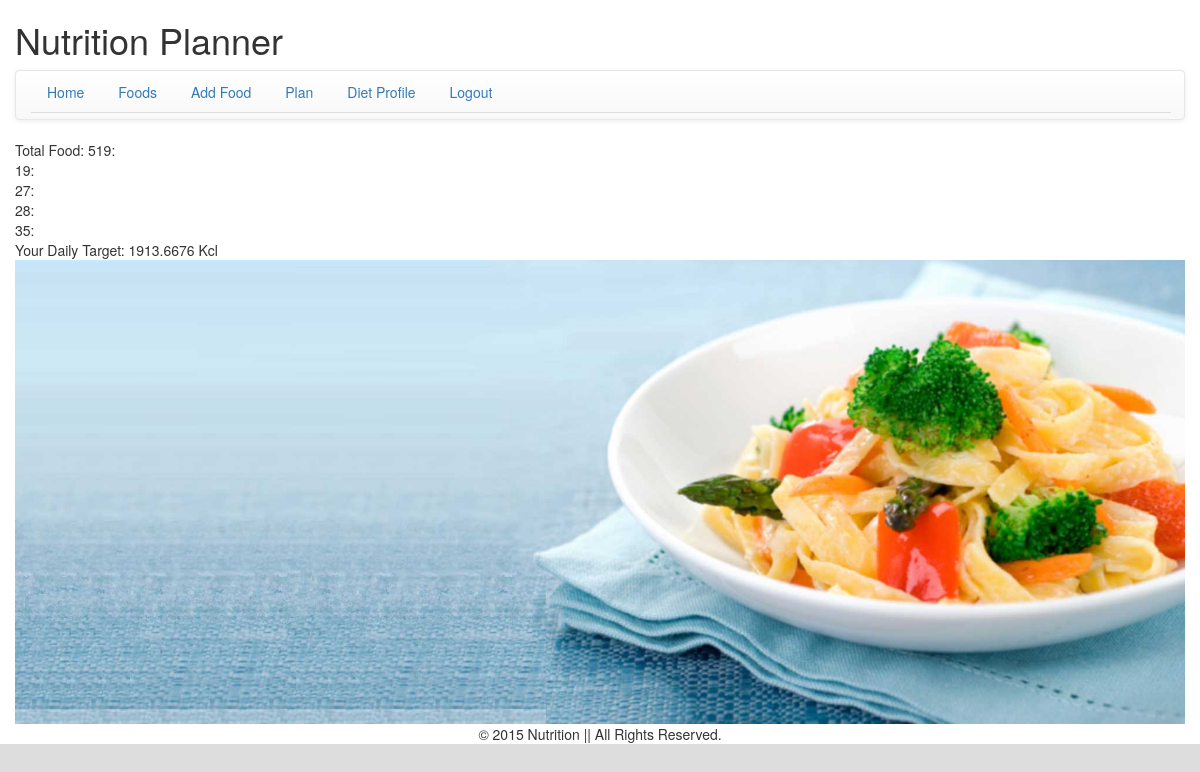
/generate_report.php (signed in), run on the app's committed database.
### tables this page shows
CREATE TABLE IF NOT EXISTS `user_profile` (
  `user_id` int(11) NOT NULL,
  `user_name` varchar(255) DEFAULT NULL,
  `gender` varchar(255) DEFAULT NULL,
  `age` varchar(255) DEFAULT NULL,
  `height` float DEFAULT NULL,
  `weight` float DEFAULT NULL,
  `bmr` varchar(255) DEFAULT NULL,
  `calory_need` varchar(255) DEFAULT NULL,
  `body_fat` varchar(255) DEFAULT NULL,
  `activity_level` varchar(255) DEFAULT NULL,
  `goal` varchar(255) DEFAULT NULL,
  `add_adhd` enum('0','1') NOT NULL DEFAULT '0',
  `adrenal_burnout` enum('0','1') NOT NULL DEFAULT '0',
  `anemia` enum('0','1') NOT NULL DEFAULT '0',
  `alzheimer` enum('0','1') NOT NULL DEFAULT '0',
  `arthritis` enum('0','1') NOT NULL DEFAULT '0',
  `autism` enum('0','1') NOT NULL DEFAULT '0',
  `autoimmune_thyroiditis` enum('0','1') NOT NULL DEFAULT '0',
  `depression` enum('0','1') NOT NULL DEFAULT '0',
  `diabetes` enum('0','1') NOT NULL DEFAULT '0',
  `digestive_problem` enum('0','1') NOT NULL DEFAULT '0',
  `eye_conditions` varchar(255) DEFAULT NULL,
  `high_cholesterol` varchar(255) DEFAULT NULL,
  `hypertension` enum('0','1') NOT NULL DEFAULT '0',
  `ibd_celiac_crohn_disease` enum('0','1') NOT NULL DEFAULT '0',
  `insomnia` enum('0','1') NOT NULL DEFAULT '0',
  `kidney_disorders` enum('0','1') NOT NULL DEFAULT '0',
  `liver_disorders` enum('0','1') NOT NULL DEFAULT '0',
  `polycystic_ovary_syndrome` enum('0','1') NOT NULL DEFAULT '0',
  `pyroluria` enum('0','1') NOT NULL DEFAULT '0',
  `skin_conditions` varchar(255) DEFAULT NULL,
  `stroke` enum('0','1') NOT NULL DEFAULT '0',
  `varicose_veins` enum('0','1') NOT NULL DEFAULT '0',
  `vegan` enum('0','1') NOT NULL DEFAULT '0',
  `vegetarian` enum('0','1') NOT NULL DEFAULT '0',
  `meat_fish_poultry` enum('0','1') NOT NULL DEFAULT '0',
  `dairy` enum('0','1') NOT NULL DEFAULT '0',
  `nuts_seeds` enum('0','1') NOT NULL DEFAULT '0',
  `legumes` enum('0','1') NOT NULL DEFAULT '0',
  `oils` enum('0','1') NOT NULL DEFAULT '0',
  `wholegrains` enum('0','1') NOT NULL DEFAULT '0',
  `fruits` enum('0','1') NOT NULL DEFAULT '0',
  `vegetables` enum('0','1') NOT NULL DEFAULT '0',
  `egg` enum('0','1') NOT NULL DEFAULT '0',
  `seafood` enum('0','1') NOT NULL DEFAULT '0'
);

CREATE TABLE IF NOT EXISTS `foods` (
  `food_id` int(11) NOT NULL,
  `food_name` varchar(255) DEFAULT NULL,
  `food_description` text,
  `food_category` int(11) DEFAULT NULL,
  `calories` float DEFAULT NULL,
  `protein` float DEFAULT NULL,
  `omega_fatty_acids` float DEFAULT NULL,
  `monosaturated_fat` float DEFAULT NULL,
  `polyunsaturated_fat` float DEFAULT NULL,
  `cholesterol` float DEFAULT NULL,
  `saturated_fat` float DEFAULT NULL,
  `total_fat` float DEFAULT NULL,
  `carbohydrates` float DEFAULT NULL,
  `sugars` float DEFAULT NULL,
  `fiber` float DEFAULT NULL,
  `water` float DEFAULT NULL,
  `calcium` float DEFAULT NULL,
  `copper` float DEFAULT NULL,
  `iodine` float DEFAULT NULL,
  `iron` float DEFAULT NULL,
  `magnesium` float DEFAULT NULL,
  `manganese` float DEFAULT NULL,
  `phosphorus` float DEFAULT NULL,
  `potassium` float DEFAULT NULL,
  `selenium` float DEFAULT NULL,
  `sodium` float DEFAULT NULL,
  `zinc` float DEFAULT NULL,
  `choline` float DEFAULT NULL,
  `vitamin_a_ui` float DEFAULT NULL,
  `vitamin_b1_thiamin` float DEFAULT NULL,
  `vitamin_b2_riboflavin` float DEFAULT NULL,
  `vitamin_b3_niacin` float DEFAULT NULL,
  `vitamin_b5_pantothenic_acid` float DEFAULT NULL,
  `vitamin_b6_pyridoxin` float DEFAULT NULL,
  `vitamin_b9_folate` float DEFAULT NULL,
  `vitamin_b12_cobalamin` float DEFAULT NULL,
  `vitamin_c` float DEFAULT NULL,
  `vitamin_d` float DEFAULT NULL,
  `vitamin_e` float DEFAULT NULL,
  `vitamin_k` float DEFAULT NULL,
  `created_at` datetime DEFAULT NULL
);

### functions.php (called while the page is built, shortened)
<?php
function login_check(){
  if (empty($_SESSION['user_id'])) {
    return false;
  }else{
    $login_id = $_SESSION['user_id'];
    $db = dbconnect();
    $sql= "SELECT * FROM users WHERE user_id ='$login_id'";
    $result = mysqli_query($db,$sql);
      if (mysqli_num_rows($result)>0) {
        return true;
      }else{
        session_destroy();
      }
  }
}

### generate_report.php (the view, shortened to what this page needs)
<?php
require_once('functions.php');
?>
<!DOCTYPE html>
<html>
<head>
<?php include_once('headlink.php'); ?>
</head>
<body>
<div class="container-fluid">
<?php include_once('topmenu.php'); ?>
<div class="cotainer-fluid">
<?php
	if (login_check()) {
		$user_id = $_SESSION['user_id'];
		$db=dbconnect();
		$sql="SELECT * FROM user_profile WHERE user_id='$user_id'";
		$result= mysqli_query($db, $sql);
			while($row=mysqli_fetch_array($result)){
				$calory_need =$row["calory_need"];
				$sql2= "SELECT foods1.food_id, foods2.food_id, foods3.food_id, foods4.food_id
								FROM foods foods1 JOIN
								     foods foods2
								     ON foods1.food_id < foods2.food_id AND foods1.food_category = 1 AND foods2.food_category = 1 JOIN
								     foods foods3
								     ON foods2.food_id < foods3.food_id AND foods3.food_category = 1 JOIN
								     foods foods4
								     ON foods3.food_id < foods4.food_id AND foods3.food_category = 1
								ORDER BY ABS(1000 - (foods1.calories + foods2.calories + foods3.calories + foods4.calories))
								LIMIT 5;";
				$result2=mysqli_query($db, $sql2);
				$count=mysqli_num_rows($result2);
				echo "Total Food: $count";
					while($row=mysqli_fetch_array($result2)){
						$name=$row["food_id"];
						$calories=$row["calories"];
						echo "$name: $calories <br>";
					}
			}
	}
 ?>
<?php
echo "Your Daily Target: $calory_need Kcl";
?>
<img src="img/pasta.jpg" width="100%" height="" alt="pasta"></div>
<?php include_once('footer.php'); ?>
</div>
</body>
</html>

### style.css (style rules this page uses)
html, body { margin: 0px; padding: 0px; background: #DDD; }

### data on the page
user_profile: count "5", calory_need "1913.6676"
foods: foods.food_id "19"
foods: foods.food_id "19"
foods: foods.food_id "27", foods.food_id "28", foods.food_id "35"
